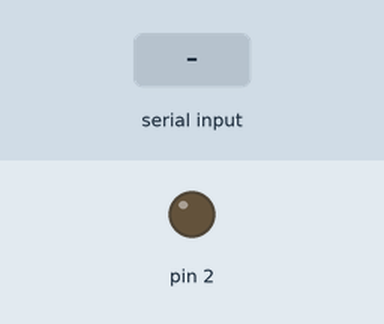
The sketch below on a simulated Arduino Mega 2560, built with avr-gcc and run on an emulated ATmega2560. On the bench: output pins drawn as LEDs (lit = HIGH). The inputs (shaded band) are chosen by the test bench.

Above: at 1.2 s.
1.3 s: "A" received over the second serial link
At 2.1 s:
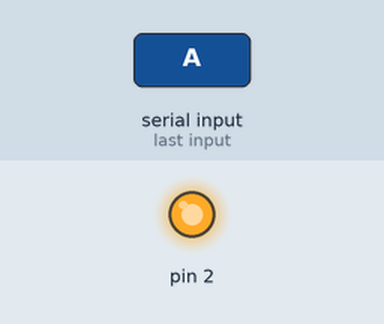
2.8 s: "a" received over the second serial link
At 3.2 s:
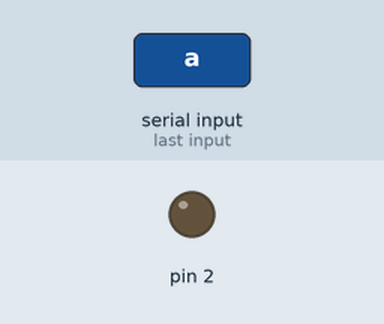
Timing chart, 0 to 5.8 s (numbered marks = the images above; inputs shaded):
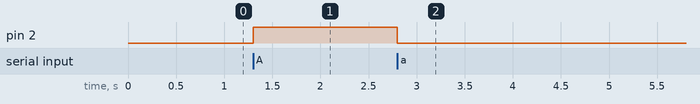

The sketch:

serialA2.ino
```cpp
void setup() {

  Serial1.begin(9600);
  pinMode(2, OUTPUT);
  // put your setup code here, to run once:
}

void loop() {
  int count = Serial1.available();
  if (count > 0) {
    char RCV = Serial1.read();
    if (RCV == 'A') {
      digitalWrite(2, HIGH);
    }
    if (RCV == 'a') {
      digitalWrite(2, LOW);
    }
  }
}
```

Measured:
- after the input at 1.3 s, pin 2: LOW → HIGH at once
- after the input at 2.8 s, pin 2: HIGH → LOW at once
